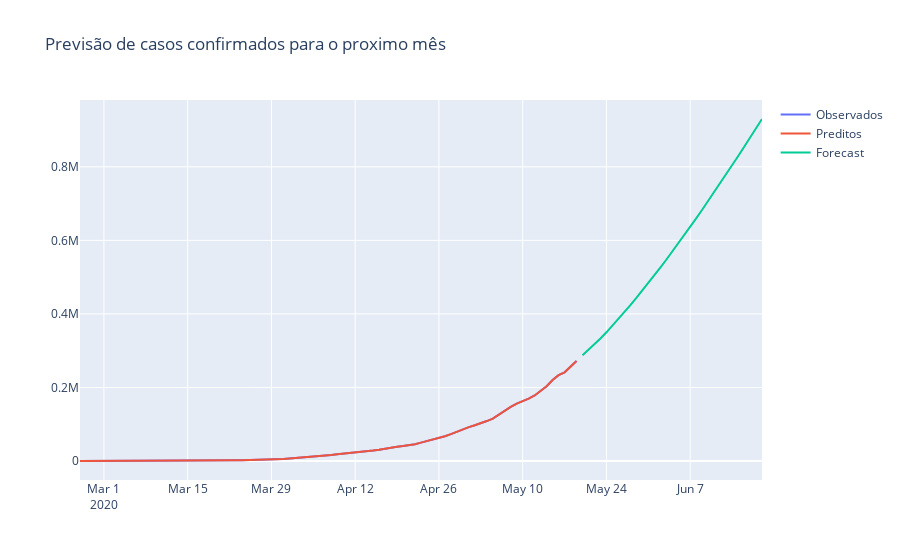

The cell this chart's notebook holds for it:
### Code cell
fig = go.Figure(go.Scatter(
    x = confirmados.index, y = confirmados, name = 'Observados'
))

fig.add_trace(go.Scatter(
    x=confirmados.index, y = confirmados, name='Preditos'
))

fig.add_trace(go.Scatter(
    x=pd.date_range('2020-05-20','2020-06-20'), y=modelo.predict(31), name = 'Forecast'
))

fig.update_layout(title = 'Previsão de casos confirmados para o proximo mês')
fig.show()
